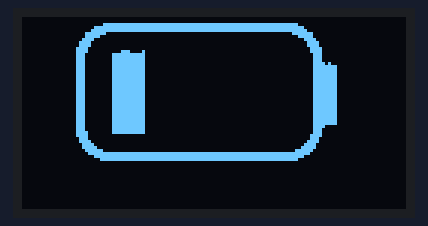
This sketch was run on a simulated Arduino Uno, built with avr-gcc and run on an emulated ATmega328P. On the bench: 128×64 one-colour display.

Above: at 0.1 s.
At 5.1 s:
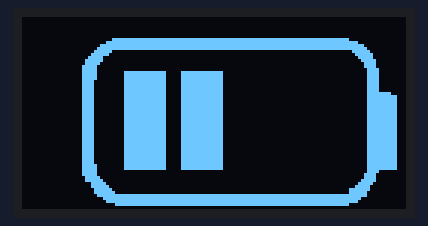
At 10.2 s:
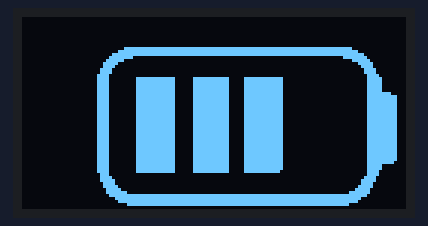
At 15.2 s:
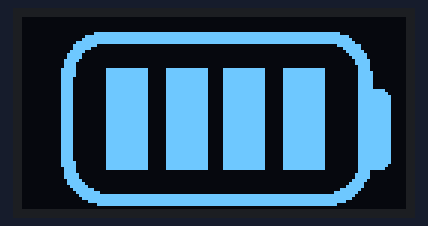

The sketch:

Tugas_Prak_MCU_10.2.ino
```cpp
#include <SPI.h>
#include <Wire.h>
#include <Adafruit_GFX.h>
#include <Adafruit_SSD1306.h>

#define SCREEN_WIDTH 128 // OLED display lebar dalam piksel
#define SCREEN_HEIGHT 64 // OLED display tinggi dalam piksel
#define OLED_RESET     -1 // Reset pin # (or -1 if sharing Arduino reset pin)
Adafruit_SSD1306 display(SCREEN_WIDTH, SCREEN_HEIGHT, &Wire, OLED_RESET);

byte panjang, lebar;
int16_t  x, y;
uint16_t w, h;

// '25 bmp', 91x49px
const unsigned char epd_bitmap_25_bmp [] PROGMEM = {
	0x00, 0x00, 0x00, 0x00, 0x00, 0x00, 0x00, 0x00, 0x00, 0x00, 0x00, 0x00, 0x00, 0x00, 0x00, 0x00,
	0x00, 0x00, 0x00, 0x00, 0x00, 0x00, 0x00, 0x00, 0x00, 0x0f, 0xff, 0xff, 0xff, 0xff, 0xff, 0xff,
	0xff, 0xf8, 0x00, 0x00, 0x00, 0x7f, 0xff, 0xff, 0xff, 0xff, 0xff, 0xff, 0xff, 0xfe, 0x00, 0x00,
	0x00, 0xff, 0xff, 0xff, 0xff, 0xff, 0xff, 0xff, 0xff, 0xff, 0x00, 0x00, 0x03, 0xf8, 0x00, 0x00,
	0x00, 0x00, 0x00, 0x00, 0x00, 0x1f, 0xc0, 0x00, 0x03, 0xe0, 0x00, 0x00, 0x00, 0x00, 0x00, 0x00,
	0x00, 0x07, 0xc0, 0x00, 0x07, 0x80, 0x00, 0x00, 0x00, 0x00, 0x00, 0x00, 0x00, 0x01, 0xe0, 0x00,
	0x0f, 0x00, 0x00, 0x00, 0x00, 0x00, 0x00, 0x00, 0x00, 0x00, 0xf0, 0x00, 0x0f, 0x00, 0x00, 0x00,
	0x00, 0x00, 0x00, 0x00, 0x00, 0x00, 0xf0, 0x00, 0x1e, 0x00, 0x00, 0x00, 0x00, 0x00, 0x00, 0x00,
	0x00, 0x00, 0x78, 0x00, 0x1e, 0x00, 0x38, 0x40, 0x00, 0x00, 0x00, 0x00, 0x00, 0x00, 0x78, 0x00,
	0x1c, 0x01, 0xff, 0xc0, 0x00, 0x00, 0x00, 0x00, 0x00, 0x00, 0x38, 0x00, 0x1c, 0x01, 0xff, 0xc0,
	0x00, 0x00, 0x00, 0x00, 0x00, 0x00, 0x38, 0x00, 0x1c, 0x01, 0xff, 0xc0, 0x00, 0x00, 0x00, 0x00,
	0x00, 0x00, 0x38, 0x00, 0x1c, 0x01, 0xff, 0xc0, 0x00, 0x00, 0x00, 0x00, 0x00, 0x00, 0x3d, 0x00,
	0x1c, 0x01, 0xff, 0xc0, 0x00, 0x00, 0x00, 0x00, 0x00, 0x00, 0x3f, 0xc0, 0x1c, 0x01, 0xff, 0xc0,
	0x00, 0x00, 0x00, 0x00, 0x00, 0x00, 0x3f, 0xc0, 0x1c, 0x01, 0xff, 0xc0, 0x00, 0x00, 0x00, 0x00,
	0x00, 0x00, 0x3f, 0xc0, 0x1c, 0x01, 0xff, 0xc0, 0x00, 0x00, 0x00, 0x00, 0x00, 0x00, 0x3f, 0xc0,
	0x1c, 0x01, 0xff, 0xc0, 0x00, 0x00, 0x00, 0x00, 0x00, 0x00, 0x3f, 0xc0, 0x1c, 0x01, 0xff, 0xc0,
	0x00, 0x00, 0x00, 0x00, 0x00, 0x00, 0x3f, 0xc0, 0x1c, 0x01, 0xff, 0xc0, 0x00, 0x00, 0x00, 0x00,
	0x00, 0x00, 0x3f, 0xc0, 0x1c, 0x01, 0xff, 0xc0, 0x00, 0x00, 0x00, 0x00, 0x00, 0x00, 0x3f, 0xc0,
	0x1c, 0x01, 0xff, 0xc0, 0x00, 0x00, 0x00, 0x00, 0x00, 0x00, 0x3f, 0xc0, 0x1c, 0x01, 0xff, 0xc0,
	0x00, 0x00, 0x00, 0x00, 0x00, 0x00, 0x3f, 0xc0, 0x1c, 0x01, 0xff, 0xc0, 0x00, 0x00, 0x00, 0x00,
	0x00, 0x00, 0x3f, 0xc0, 0x1c, 0x01, 0xff, 0xc0, 0x00, 0x00, 0x00, 0x00, 0x00, 0x00, 0x3f, 0xc0,
	0x1c, 0x01, 0xff, 0xc0, 0x00, 0x00, 0x00, 0x00, 0x00, 0x00, 0x3f, 0xc0, 0x1c, 0x01, 0xff, 0xc0,
	0x00, 0x00, 0x00, 0x00, 0x00, 0x00, 0x3f, 0xc0, 0x1c, 0x01, 0xff, 0xc0, 0x00, 0x00, 0x00, 0x00,
	0x00, 0x00, 0x3f, 0xc0, 0x1c, 0x01, 0xff, 0xc0, 0x00, 0x00, 0x00, 0x00, 0x00, 0x00, 0x3f, 0xc0,
	0x1c, 0x01, 0xff, 0xc0, 0x00, 0x00, 0x00, 0x00, 0x00, 0x00, 0x3f, 0xc0, 0x1c, 0x01, 0xff, 0xc0,
	0x00, 0x00, 0x00, 0x00, 0x00, 0x00, 0x3f, 0xc0, 0x1c, 0x01, 0xff, 0xc0, 0x00, 0x00, 0x00, 0x00,
	0x00, 0x00, 0x3f, 0xc0, 0x1c, 0x01, 0xff, 0xc0, 0x00, 0x00, 0x00, 0x00, 0x00, 0x00, 0x3f, 0xc0,
	0x1c, 0x01, 0xff, 0xc0, 0x00, 0x00, 0x00, 0x00, 0x00, 0x00, 0x3c, 0x00, 0x1c, 0x01, 0xff, 0xc0,
	0x00, 0x00, 0x00, 0x00, 0x00, 0x00, 0x38, 0x00, 0x1e, 0x01, 0xff, 0xc0, 0x00, 0x00, 0x00, 0x00,
	0x00, 0x00, 0x38, 0x00, 0x1e, 0x00, 0x00, 0x00, 0x00, 0x00, 0x00, 0x00, 0x00, 0x00, 0x78, 0x00,
	0x0e, 0x00, 0x00, 0x00, 0x00, 0x00, 0x00, 0x00, 0x00, 0x00, 0x70, 0x00, 0x0f, 0x00, 0x00, 0x00,
	0x00, 0x00, 0x00, 0x00, 0x00, 0x00, 0xf0, 0x00, 0x07, 0x80, 0x00, 0x00, 0x00, 0x00, 0x00, 0x00,
	0x00, 0x01, 0xe0, 0x00, 0x07, 0xc0, 0x00, 0x00, 0x00, 0x00, 0x00, 0x00, 0x00, 0x03, 0xe0, 0x00,
	0x03, 0xf0, 0x00, 0x00, 0x00, 0x00, 0x00, 0x00, 0x00, 0x0f, 0xc0, 0x00, 0x01, 0xff, 0xff, 0xff,
	0xff, 0xff, 0xff, 0xff, 0xff, 0xff, 0x80, 0x00, 0x00, 0x7f, 0xff, 0xff, 0xff, 0xff, 0xff, 0xff,
	0xff, 0xfe, 0x00, 0x00, 0x00, 0x1f, 0xff, 0xff, 0xff, 0xff, 0xff, 0xff, 0xff, 0xf8, 0x00, 0x00,
	0x00, 0x00, 0x00, 0x00, 0x00, 0x00, 0x00, 0x00, 0x00, 0x00, 0x00, 0x00
};

// '50 bmp', 112x64px
const unsigned char epd_bitmap_50_bmp [] PROGMEM = {
	0x00, 0x00, 0x00, 0x00, 0x00, 0x00, 0x00, 0x00, 0x00, 0x00, 0x00, 0x00, 0x00, 0x00, 0x00, 0x00,
	0x00, 0x00, 0x00, 0x00, 0x00, 0x00, 0x00, 0x00, 0x00, 0x00, 0x00, 0x00, 0x00, 0x00, 0x00, 0x00,
	0x00, 0x00, 0x00, 0x00, 0x00, 0x00, 0x00, 0x00, 0x00, 0x00, 0x00, 0x00, 0x00, 0x00, 0x00, 0x00,
	0x00, 0x00, 0x00, 0x00, 0x00, 0x00, 0x00, 0x00, 0x00, 0x00, 0x00, 0x00, 0x00, 0x00, 0x00, 0x00,
	0x00, 0x00, 0x00, 0x00, 0x00, 0x00, 0x00, 0x00, 0x00, 0x00, 0x00, 0x00, 0x00, 0x00, 0x00, 0x00,
	0x00, 0x00, 0x00, 0x00, 0x00, 0x00, 0x00, 0x00, 0x00, 0x00, 0x00, 0x00, 0x00, 0x00, 0x00, 0x00,
	0x00, 0x00, 0x00, 0x01, 0xff, 0xff, 0xff, 0xff, 0xff, 0xff, 0xff, 0xff, 0xff, 0xfc, 0x00, 0x00,
	0x00, 0x07, 0xff, 0xff, 0xff, 0xff, 0xff, 0xff, 0xff, 0xff, 0xff, 0xff, 0x80, 0x00, 0x00, 0x1f,
	0xff, 0xff, 0xff, 0xff, 0xff, 0xff, 0xff, 0xff, 0xff, 0xff, 0xe0, 0x00, 0x00, 0x3f, 0xff, 0xff,
	0xff, 0xff, 0xff, 0xff, 0xff, 0xff, 0xff, 0xff, 0xf0, 0x00, 0x00, 0x7e, 0x00, 0x00, 0x00, 0x00,
	0x00, 0x00, 0x00, 0x00, 0x00, 0x01, 0xf8, 0x00, 0x00, 0xfc, 0x00, 0x00, 0x00, 0x00, 0x00, 0x00,
	0x00, 0x00, 0x00, 0x00, 0xfc, 0x00, 0x01, 0xf0, 0x00, 0x00, 0x00, 0x00, 0x00, 0x00, 0x00, 0x00,
	0x00, 0x00, 0x7c, 0x00, 0x03, 0xf0, 0x00, 0x00, 0x00, 0x00, 0x00, 0x00, 0x00, 0x00, 0x00, 0x00,
	0x3e, 0x00, 0x03, 0xe0, 0x00, 0x00, 0x00, 0x00, 0x00, 0x00, 0x00, 0x00, 0x00, 0x00, 0x1e, 0x00,
	0x07, 0xc0, 0x00, 0x00, 0x00, 0x00, 0x00, 0x00, 0x00, 0x00, 0x00, 0x00, 0x1e, 0x00, 0x07, 0xc0,
	0x00, 0x00, 0x00, 0x00, 0x00, 0x00, 0x00, 0x00, 0x00, 0x00, 0x0f, 0x00, 0x07, 0xc0, 0x1f, 0xff,
	0x83, 0xff, 0xf0, 0x00, 0x00, 0x00, 0x00, 0x00, 0x0f, 0x00, 0x07, 0xc0, 0x1f, 0xff, 0x83, 0xff,
	0xf0, 0x00, 0x00, 0x00, 0x00, 0x00, 0x0f, 0x00, 0x07, 0xc0, 0x1f, 0xff, 0x83, 0xff, 0xf0, 0x00,
	0x00, 0x00, 0x00, 0x00, 0x0f, 0x00, 0x07, 0x80, 0x1f, 0xff, 0x83, 0xff, 0xf0, 0x00, 0x00, 0x00,
	0x00, 0x00, 0x0f, 0x00, 0x07, 0x80, 0x1f, 0xff, 0x83, 0xff, 0xf0, 0x00, 0x00, 0x00, 0x00, 0x00,
	0x0f, 0x00, 0x07, 0x80, 0x1f, 0xff, 0x83, 0xff, 0xf0, 0x00, 0x00, 0x00, 0x00, 0x00, 0x0f, 0x00,
	0x07, 0x80, 0x1f, 0xff, 0x83, 0xff, 0xf0, 0x00, 0x00, 0x00, 0x00, 0x00, 0x0f, 0x00, 0x07, 0x80,
	0x1f, 0xff, 0x83, 0xff, 0xf0, 0x00, 0x00, 0x00, 0x00, 0x00, 0x0f, 0xf0, 0x07, 0x80, 0x1f, 0xff,
	0x83, 0xff, 0xf0, 0x00, 0x00, 0x00, 0x00, 0x00, 0x0f, 0xfc, 0x07, 0x80, 0x1f, 0xff, 0x83, 0xff,
	0xf0, 0x00, 0x00, 0x00, 0x00, 0x00, 0x0f, 0xfc, 0x07, 0x80, 0x1f, 0xff, 0x83, 0xff, 0xf0, 0x00,
	0x00, 0x00, 0x00, 0x00, 0x0f, 0xfc, 0x07, 0x80, 0x1f, 0xff, 0x83, 0xff, 0xf0, 0x00, 0x00, 0x00,
	0x00, 0x00, 0x0f, 0xfc, 0x07, 0x80, 0x1f, 0xff, 0x83, 0xff, 0xf0, 0x00, 0x00, 0x00, 0x00, 0x00,
	0x0f, 0xfc, 0x07, 0x80, 0x1f, 0xff, 0x83, 0xff, 0xf0, 0x00, 0x00, 0x00, 0x00, 0x00, 0x0f, 0xfc,
	0x07, 0x80, 0x1f, 0xff, 0x83, 0xff, 0xf0, 0x00, 0x00, 0x00, 0x00, 0x00, 0x0f, 0xfc, 0x07, 0x80,
	0x1f, 0xff, 0x83, 0xff, 0xf0, 0x00, 0x00, 0x00, 0x00, 0x00, 0x0f, 0xfc, 0x07, 0x80, 0x1f, 0xff,
	0x83, 0xff, 0xf0, 0x00, 0x00, 0x00, 0x00, 0x00, 0x0f, 0xfc, 0x07, 0x80, 0x1f, 0xff, 0x83, 0xff,
	0xf0, 0x00, 0x00, 0x00, 0x00, 0x00, 0x0f, 0xfc, 0x07, 0x80, 0x1f, 0xff, 0x83, 0xff, 0xf0, 0x00,
	0x00, 0x00, 0x00, 0x00, 0x0f, 0xfc, 0x07, 0x80, 0x1f, 0xff, 0x83, 0xff, 0xf0, 0x00, 0x00, 0x00,
	0x00, 0x00, 0x0f, 0xfc, 0x07, 0x80, 0x1f, 0xff, 0x83, 0xff, 0xf0, 0x00, 0x00, 0x00, 0x00, 0x00,
	0x0f, 0xfc, 0x07, 0x80, 0x1f, 0xff, 0x83, 0xff, 0xf0, 0x00, 0x00, 0x00, 0x00, 0x00, 0x0f, 0xfc,
	0x07, 0x80, 0x1f, 0xff, 0x83, 0xff, 0xf0, 0x00, 0x00, 0x00, 0x00, 0x00, 0x0f, 0xfc, 0x07, 0x80,
	0x1f, 0xff, 0x83, 0xff, 0xf0, 0x00, 0x00, 0x00, 0x00, 0x00, 0x0f, 0xfc, 0x07, 0x80, 0x1f, 0xff,
	0x83, 0xff, 0xf0, 0x00, 0x00, 0x00, 0x00, 0x00, 0x0f, 0xfc, 0x07, 0x80, 0x1f, 0xff, 0x83, 0xff,
	0xf0, 0x00, 0x00, 0x00, 0x00, 0x00, 0x0f, 0xfc, 0x07, 0x80, 0x1f, 0xff, 0x83, 0xff, 0xf0, 0x00,
	0x00, 0x00, 0x00, 0x00, 0x0f, 0xfc, 0x07, 0x80, 0x1f, 0xff, 0x83, 0xff, 0xf0, 0x00, 0x00, 0x00,
	0x00, 0x00, 0x0f, 0xfc, 0x07, 0x80, 0x1f, 0xff, 0x83, 0xff, 0xf0, 0x00, 0x00, 0x00, 0x00, 0x00,
	0x0f, 0xfc, 0x07, 0x80, 0x1f, 0xff, 0x83, 0xff, 0xf0, 0x00, 0x00, 0x00, 0x00, 0x00, 0x0f, 0xfc,
	0x07, 0x80, 0x1f, 0xff, 0x83, 0xff, 0xf0, 0x00, 0x00, 0x00, 0x00, 0x00, 0x0f, 0xfc, 0x07, 0xc0,
	0x1f, 0xff, 0x83, 0xff, 0xf0, 0x00, 0x00, 0x00, 0x00, 0x00, 0x0f, 0xfc, 0x07, 0xc0, 0x1f, 0xff,
	0x83, 0xff, 0xf0, 0x00, 0x00, 0x00, 0x00, 0x00, 0x0f, 0xfc, 0x07, 0xc0, 0x00, 0x00, 0x00, 0x00,
	0x00, 0x00, 0x00, 0x00, 0x00, 0x00, 0x0f, 0x00, 0x07, 0xc0, 0x00, 0x00, 0x00, 0x00, 0x00, 0x00,
	0x00, 0x00, 0x00, 0x00, 0x1e, 0x00, 0x03, 0xe0, 0x00, 0x00, 0x00, 0x00, 0x00, 0x00, 0x00, 0x00,
	0x00, 0x00, 0x1e, 0x00, 0x03, 0xf0, 0x00, 0x00, 0x00, 0x00, 0x00, 0x00, 0x00, 0x00, 0x00, 0x00,
	0x3e, 0x00, 0x00, 0xf8, 0x00, 0x00, 0x00, 0x00, 0x00, 0x00, 0x00, 0x00, 0x00, 0x00, 0x7c, 0x00,
	0x00, 0xfc, 0x00, 0x00, 0x00, 0x00, 0x00, 0x00, 0x00, 0x00, 0x00, 0x00, 0xf8, 0x00, 0x00, 0x7e,
	0x00, 0x00, 0x00, 0x00, 0x00, 0x00, 0x00, 0x00, 0x00, 0x03, 0xf8, 0x00, 0x00, 0x7f, 0x00, 0x00,
	0x00, 0x00, 0x00, 0x00, 0x00, 0x00, 0x00, 0x03, 0xf0, 0x00, 0x00, 0x3f, 0xff, 0xff, 0xff, 0xff,
	0xff, 0xff, 0xff, 0xff, 0xff, 0xff, 0xf0, 0x00, 0x00, 0x0f, 0xff, 0xff, 0xff, 0xff, 0xff, 0xff,
	0xff, 0xff, 0xff, 0xff, 0xc0, 0x00, 0x00, 0x07, 0xff, 0xff, 0xff, 0xff, 0xff, 0xff, 0xff, 0xff,
	0xff, 0xff, 0x80, 0x00, 0x00, 0x00, 0xff, 0xff, 0xff, 0xff, 0xff, 0xff, 0xff, 0xff, 0xff, 0xfc,
	0x00, 0x00, 0x00, 0x00, 0x00, 0x00, 0x00, 0x00, 0x00, 0x00, 0x00, 0x00, 0x00, 0x00, 0x00, 0x00
};

// '75 bmp', 112x64px
const unsigned char epd_bitmap_75_bmp [] PROGMEM = {
	0x00, 0x00, 0x00, 0x00, 0x00, 0x00, 0x00, 0x00, 0x00, 0x00, 0x00, 0x00, 0x00, 0x00, 0x00, 0x00,
	0x00, 0x00, 0x00, 0x00, 0x00, 0x00, 0x00, 0x00, 0x00, 0x00, 0x00, 0x00, 0x00, 0x00, 0x00, 0x00,
	0x00, 0x00, 0x00, 0x00, 0x00, 0x00, 0x00, 0x00, 0x00, 0x00, 0x00, 0x00, 0x00, 0x00, 0x00, 0x00,
	0x00, 0x00, 0x00, 0x00, 0x00, 0x00, 0x00, 0x00, 0x00, 0x00, 0x00, 0x00, 0x00, 0x00, 0x00, 0x00,
	0x00, 0x00, 0x00, 0x00, 0x00, 0x00, 0x00, 0x00, 0x00, 0x00, 0x00, 0x00, 0x00, 0x00, 0x00, 0x00,
	0x00, 0x00, 0x00, 0x00, 0x00, 0x00, 0x00, 0x00, 0x00, 0x00, 0x00, 0x00, 0x00, 0x00, 0x00, 0x00,
	0x00, 0x00, 0x00, 0x00, 0x00, 0x00, 0x00, 0x00, 0x00, 0x00, 0x00, 0x00, 0x00, 0x00, 0x00, 0x00,
	0x00, 0x00, 0x00, 0x00, 0x00, 0x00, 0x00, 0x00, 0x00, 0x00, 0x00, 0x00, 0x00, 0x00, 0x00, 0x00,
	0x00, 0x00, 0x00, 0x00, 0x00, 0x00, 0x00, 0x00, 0x00, 0x00, 0x00, 0x00, 0x00, 0x00, 0x1f, 0xff,
	0xff, 0xff, 0xff, 0xff, 0xff, 0xff, 0xff, 0xfe, 0x00, 0x00, 0x00, 0x00, 0x7f, 0xff, 0xff, 0xff,
	0xff, 0xff, 0xff, 0xff, 0xff, 0xff, 0x80, 0x00, 0x00, 0x01, 0xff, 0xff, 0xff, 0xff, 0xff, 0xff,
	0xff, 0xff, 0xff, 0xff, 0xe0, 0x00, 0x00, 0x03, 0xfc, 0x00, 0x00, 0x00, 0x00, 0x00, 0x00, 0x00,
	0x00, 0x0f, 0xf0, 0x00, 0x00, 0x07, 0xe0, 0x00, 0x00, 0x00, 0x00, 0x00, 0x00, 0x00, 0x00, 0x01,
	0xf8, 0x00, 0x00, 0x0f, 0x80, 0x00, 0x00, 0x00, 0x00, 0x00, 0x00, 0x00, 0x00, 0x00, 0x7c, 0x00,
	0x00, 0x0f, 0x00, 0x00, 0x00, 0x00, 0x00, 0x00, 0x00, 0x00, 0x00, 0x00, 0x3c, 0x00, 0x00, 0x1e,
	0x00, 0x00, 0x00, 0x00, 0x00, 0x00, 0x00, 0x00, 0x00, 0x00, 0x1e, 0x00, 0x00, 0x1e, 0x00, 0x00,
	0x00, 0x00, 0x00, 0x00, 0x00, 0x00, 0x00, 0x00, 0x1e, 0x00, 0x00, 0x3c, 0x00, 0x00, 0x00, 0x00,
	0x00, 0x00, 0x00, 0x00, 0x00, 0x00, 0x0f, 0x00, 0x00, 0x3c, 0x01, 0xff, 0xf0, 0x3f, 0xfc, 0x1f,
	0xff, 0x00, 0x00, 0x00, 0x0f, 0x80, 0x00, 0x3c, 0x01, 0xff, 0xf0, 0x3f, 0xfc, 0x1f, 0xff, 0x00,
	0x00, 0x00, 0x0f, 0x80, 0x00, 0x3c, 0x01, 0xff, 0xf0, 0x3f, 0xfc, 0x1f, 0xff, 0x00, 0x00, 0x00,
	0x0f, 0x80, 0x00, 0x3c, 0x01, 0xff, 0xf0, 0x3f, 0xfc, 0x1f, 0xff, 0x00, 0x00, 0x00, 0x0f, 0x80,
	0x00, 0x3c, 0x01, 0xff, 0xf0, 0x3f, 0xfc, 0x1f, 0xff, 0x00, 0x00, 0x00, 0x0f, 0x80, 0x00, 0x3c,
	0x01, 0xff, 0xf0, 0x3f, 0xfc, 0x1f, 0xff, 0x00, 0x00, 0x00, 0x0f, 0xf0, 0x00, 0x3c, 0x01, 0xff,
	0xf0, 0x3f, 0xfc, 0x1f, 0xff, 0x00, 0x00, 0x00, 0x0f, 0xfc, 0x00, 0x3c, 0x01, 0xff, 0xf0, 0x3f,
	0xfc, 0x1f, 0xff, 0x00, 0x00, 0x00, 0x0f, 0xfc, 0x00, 0x3c, 0x01, 0xff, 0xf0, 0x3f, 0xfc, 0x1f,
	0xff, 0x00, 0x00, 0x00, 0x0f, 0xfc, 0x00, 0x3c, 0x01, 0xff, 0xf0, 0x3f, 0xfc, 0x1f, 0xff, 0x00,
	0x00, 0x00, 0x0f, 0xfc, 0x00, 0x3c, 0x01, 0xff, 0xf0, 0x3f, 0xfc, 0x1f, 0xff, 0x00, 0x00, 0x00,
	0x0f, 0xfc, 0x00, 0x3c, 0x01, 0xff, 0xf0, 0x3f, 0xfc, 0x1f, 0xff, 0x00, 0x00, 0x00, 0x0f, 0xfc,
	0x00, 0x3c, 0x01, 0xff, 0xf0, 0x3f, 0xfc, 0x1f, 0xff, 0x00, 0x00, 0x00, 0x0f, 0xfc, 0x00, 0x3c,
	0x01, 0xff, 0xf0, 0x3f, 0xfc, 0x1f, 0xff, 0x00, 0x00, 0x00, 0x0f, 0xfc, 0x00, 0x3c, 0x01, 0xff,
	0xf0, 0x3f, 0xfc, 0x1f, 0xff, 0x00, 0x00, 0x00, 0x0f, 0xfc, 0x00, 0x3c, 0x01, 0xff, 0xf0, 0x3f,
	0xfc, 0x1f, 0xff, 0x00, 0x00, 0x00, 0x0f, 0xfc, 0x00, 0x3c, 0x01, 0xff, 0xf0, 0x3f, 0xfc, 0x1f,
	0xff, 0x00, 0x00, 0x00, 0x0f, 0xfc, 0x00, 0x3c, 0x01, 0xff, 0xf0, 0x3f, 0xfc, 0x1f, 0xff, 0x00,
	0x00, 0x00, 0x0f, 0xfc, 0x00, 0x3c, 0x01, 0xff, 0xf0, 0x3f, 0xfc, 0x1f, 0xff, 0x00, 0x00, 0x00,
	0x0f, 0xfc, 0x00, 0x3c, 0x01, 0xff, 0xf0, 0x3f, 0xfc, 0x1f, 0xff, 0x00, 0x00, 0x00, 0x0f, 0xfc,
	0x00, 0x3c, 0x01, 0xff, 0xf0, 0x3f, 0xfc, 0x1f, 0xff, 0x00, 0x00, 0x00, 0x0f, 0xfc, 0x00, 0x3c,
	0x01, 0xff, 0xf0, 0x3f, 0xfc, 0x1f, 0xff, 0x00, 0x00, 0x00, 0x0f, 0xfc, 0x00, 0x3c, 0x01, 0xff,
	0xf0, 0x3f, 0xfc, 0x1f, 0xff, 0x00, 0x00, 0x00, 0x0f, 0xfc, 0x00, 0x3c, 0x01, 0xff, 0xf0, 0x3f,
	0xfc, 0x1f, 0xff, 0x00, 0x00, 0x00, 0x0f, 0xfc, 0x00, 0x3c, 0x01, 0xff, 0xf0, 0x3f, 0xfc, 0x1f,
	0xff, 0x00, 0x00, 0x00, 0x0f, 0xfc, 0x00, 0x3c, 0x01, 0xff, 0xf0, 0x3f, 0xfc, 0x1f, 0xff, 0x00,
	0x00, 0x00, 0x0f, 0xfc, 0x00, 0x3c, 0x01, 0xff, 0xf0, 0x3f, 0xfc, 0x1f, 0xff, 0x00, 0x00, 0x00,
	0x0f, 0xfc, 0x00, 0x3c, 0x01, 0xff, 0xf0, 0x3f, 0xfc, 0x1f, 0xff, 0x00, 0x00, 0x00, 0x0f, 0xfc,
	0x00, 0x3c, 0x01, 0xff, 0xf0, 0x3f, 0xfc, 0x1f, 0xff, 0x00, 0x00, 0x00, 0x0f, 0xf8, 0x00, 0x3c,
	0x01, 0xff, 0xf0, 0x3f, 0xfc, 0x1f, 0xff, 0x00, 0x00, 0x00, 0x0f, 0x80, 0x00, 0x3c, 0x01, 0xff,
	0xf0, 0x3f, 0xfc, 0x1f, 0xff, 0x00, 0x00, 0x00, 0x0f, 0x80, 0x00, 0x3c, 0x01, 0xff, 0xf0, 0x3f,
	0xfc, 0x1f, 0xfe, 0x00, 0x00, 0x00, 0x0f, 0x00, 0x00, 0x1c, 0x00, 0x00, 0x00, 0x00, 0x00, 0x00,
	0x00, 0x00, 0x00, 0x00, 0x0f, 0x00, 0x00, 0x1e, 0x00, 0x00, 0x00, 0x00, 0x00, 0x00, 0x00, 0x00,
	0x00, 0x00, 0x1e, 0x00, 0x00, 0x1f, 0x00, 0x00, 0x00, 0x00, 0x00, 0x00, 0x00, 0x00, 0x00, 0x00,
	0x3e, 0x00, 0x00, 0x0f, 0x00, 0x00, 0x00, 0x00, 0x00, 0x00, 0x00, 0x00, 0x00, 0x00, 0x3c, 0x00,
	0x00, 0x0f, 0x80, 0x00, 0x00, 0x00, 0x00, 0x00, 0x00, 0x00, 0x00, 0x00, 0x7c, 0x00, 0x00, 0x07,
	0xc0, 0x00, 0x00, 0x00, 0x00, 0x00, 0x00, 0x00, 0x00, 0x00, 0xf8, 0x00, 0x00, 0x07, 0xf0, 0x00,
	0x00, 0x00, 0x00, 0x00, 0x00, 0x00, 0x00, 0x03, 0xf8, 0x00, 0x00, 0x03, 0xff, 0xff, 0xff, 0xff,
	0xff, 0xff, 0xff, 0xff, 0xff, 0xff, 0xf0, 0x00, 0x00, 0x00, 0xff, 0xff, 0xff, 0xff, 0xff, 0xff,
	0xff, 0xff, 0xff, 0xff, 0xc0, 0x00, 0x00, 0x00, 0x7f, 0xff, 0xff, 0xff, 0xff, 0xff, 0xff, 0xff,
	0xff, 0xff, 0x80, 0x00, 0x00, 0x00, 0x0f, 0xff, 0xff, 0xff, 0xff, 0xff, 0xff, 0xff, 0xff, 0xfc,
	0x00, 0x00, 0x00, 0x00, 0x00, 0x00, 0x00, 0x00, 0x00, 0x00, 0x00, 0x00, 0x00, 0x00, 0x00, 0x00
};

// '100bmp', 119x64px
const unsigned char epd_bitmap_100bmp [] PROGMEM = {
	0x00, 0x00, 0x00, 0x00, 0x00, 0x00, 0x00, 0x00, 0x00, 0x00, 0x00, 0x00, 0x00, 0x00, 0x00, 0x00,
	0x00, 0x00, 0x00, 0x00, 0x00, 0x00, 0x00, 0x00, 0x00, 0x00, 0x00, 0x00, 0x00, 0x00, 0x00, 0x00,
	0x00, 0x00, 0x00, 0x00, 0x00, 0x00, 0x00, 0x00, 0x00, 0x00, 0x00, 0x00, 0x00, 0x00, 0x00, 0x00,
	0x00, 0x00, 0x00, 0x00, 0x00, 0x00, 0x00, 0x00, 0x00, 0x00, 0x00, 0x00, 0x00, 0x00, 0x00, 0x00,
	0x00, 0x00, 0x00, 0x00, 0x00, 0x00, 0x00, 0x00, 0x00, 0x00, 0x00, 0x00, 0x00, 0x1f, 0xff, 0xff,
	0xff, 0xff, 0xff, 0xff, 0xff, 0xff, 0xff, 0xf8, 0x00, 0x00, 0x00, 0x00, 0xff, 0xff, 0xff, 0xff,
	0xff, 0xff, 0xff, 0xff, 0xff, 0xff, 0xff, 0x00, 0x00, 0x00, 0x01, 0xff, 0xff, 0xff, 0xff, 0xff,
	0xff, 0xff, 0xff, 0xff, 0xff, 0xff, 0x80, 0x00, 0x00, 0x07, 0xff, 0xff, 0xff, 0xff, 0xff, 0xff,
	0xff, 0xff, 0xff, 0xff, 0xff, 0xc0, 0x00, 0x00, 0x0f, 0xf0, 0x00, 0x00, 0x00, 0x00, 0x00, 0x00,
	0x00, 0x00, 0x00, 0x0f, 0xf0, 0x00, 0x00, 0x0f, 0xc0, 0x00, 0x00, 0x00, 0x00, 0x00, 0x00, 0x00,
	0x00, 0x00, 0x03, 0xf0, 0x00, 0x00, 0x1f, 0x00, 0x00, 0x00, 0x00, 0x00, 0x00, 0x00, 0x00, 0x00,
	0x00, 0x01, 0xf8, 0x00, 0x00, 0x3e, 0x00, 0x00, 0x00, 0x00, 0x00, 0x00, 0x00, 0x00, 0x00, 0x00,
	0x00, 0xfc, 0x00, 0x00, 0x3e, 0x00, 0x00, 0x00, 0x00, 0x00, 0x00, 0x00, 0x00, 0x00, 0x00, 0x00,
	0x7c, 0x00, 0x00, 0x7c, 0x00, 0x00, 0x00, 0x00, 0x00, 0x00, 0x00, 0x00, 0x00, 0x00, 0x00, 0x3e,
	0x00, 0x00, 0x78, 0x00, 0x00, 0x00, 0x00, 0x00, 0x00, 0x00, 0x00, 0x00, 0x00, 0x00, 0x3e, 0x00,
	0x00, 0x78, 0x00, 0x00, 0x00, 0x00, 0x00, 0x00, 0x00, 0x00, 0x00, 0x00, 0x00, 0x1e, 0x00, 0x00,
	0xf8, 0x01, 0xff, 0xf8, 0x1f, 0xff, 0x83, 0xff, 0xf0, 0x3f, 0xff, 0x00, 0x1e, 0x00, 0x00, 0xf8,
	0x01, 0xff, 0xf8, 0x1f, 0xff, 0x83, 0xff, 0xf0, 0x3f, 0xff, 0x00, 0x1f, 0x00, 0x00, 0xf8, 0x01,
	0xff, 0xf8, 0x1f, 0xff, 0x83, 0xff, 0xf0, 0x3f, 0xff, 0x00, 0x1f, 0x00, 0x00, 0xf0, 0x01, 0xff,
	0xf8, 0x1f, 0xff, 0x83, 0xff, 0xf0, 0x3f, 0xff, 0x00, 0x1f, 0x00, 0x00, 0xf0, 0x01, 0xff, 0xf8,
	0x1f, 0xff, 0x83, 0xff, 0xf0, 0x3f, 0xff, 0x00, 0x1f, 0x00, 0x00, 0xf0, 0x01, 0xff, 0xf8, 0x1f,
	0xff, 0x83, 0xff, 0xf0, 0x3f, 0xff, 0x00, 0x1f, 0x00, 0x00, 0xf0, 0x01, 0xff, 0xf8, 0x1f, 0xff,
	0x83, 0xff, 0xf0, 0x3f, 0xff, 0x00, 0x1f, 0x00, 0x00, 0xf0, 0x01, 0xff, 0xf8, 0x1f, 0xff, 0x83,
	0xff, 0xf0, 0x3f, 0xff, 0x00, 0x1f, 0xf0, 0x00, 0xf0, 0x01, 0xff, 0xf8, 0x1f, 0xff, 0x83, 0xff,
	0xf0, 0x3f, 0xff, 0x00, 0x1f, 0xf8, 0x00, 0xf0, 0x01, 0xff, 0xf8, 0x1f, 0xff, 0x83, 0xff, 0xf0,
	0x3f, 0xff, 0x00, 0x1f, 0xfc, 0x00, 0xf0, 0x01, 0xff, 0xf8, 0x1f, 0xff, 0x83, 0xff, 0xf0, 0x3f,
	0xff, 0x00, 0x1f, 0xfc, 0x00, 0xf0, 0x01, 0xff, 0xf8, 0x1f, 0xff, 0x83, 0xff, 0xf0, 0x3f, 0xff,
	0x00, 0x1f, 0xfc, 0x00, 0xf0, 0x01, 0xff, 0xf8, 0x1f, 0xff, 0x83, 0xff, 0xf0, 0x3f, 0xff, 0x00,
	0x1f, 0xfc, 0x00, 0xf0, 0x01, 0xff, 0xf8, 0x1f, 0xff, 0x83, 0xff, 0xf0, 0x3f, 0xff, 0x00, 0x1f,
	0xfc, 0x00, 0xf0, 0x01, 0xff, 0xf8, 0x1f, 0xff, 0x83, 0xff, 0xf0, 0x3f, 0xff, 0x00, 0x1f, 0xfc,
	0x00, 0xf0, 0x01, 0xff, 0xf8, 0x1f, 0xff, 0x83, 0xff, 0xf0, 0x3f, 0xff, 0x00, 0x1f, 0xfc, 0x00,
	0xf0, 0x01, 0xff, 0xf8, 0x1f, 0xff, 0x83, 0xff, 0xf0, 0x3f, 0xff, 0x00, 0x1f, 0xfc, 0x00, 0xf0,
	0x01, 0xff, 0xf8, 0x1f, 0xff, 0x83, 0xff, 0xf0, 0x3f, 0xff, 0x00, 0x1f, 0xfc, 0x00, 0xf0, 0x01,
	0xff, 0xf8, 0x1f, 0xff, 0x83, 0xff, 0xf0, 0x3f, 0xff, 0x00, 0x1f, 0xfc, 0x00, 0xf0, 0x01, 0xff,
	0xf8, 0x1f, 0xff, 0x83, 0xff, 0xf0, 0x3f, 0xff, 0x00, 0x1f, 0xfc, 0x00, 0xf0, 0x01, 0xff, 0xf8,
	0x1f, 0xff, 0x83, 0xff, 0xf0, 0x3f, 0xff, 0x00, 0x1f, 0xfc, 0x00, 0xf0, 0x01, 0xff, 0xf8, 0x1f,
	0xff, 0x83, 0xff, 0xf0, 0x3f, 0xff, 0x00, 0x1f, 0xfc, 0x00, 0xf0, 0x01, 0xff, 0xf8, 0x1f, 0xff,
	0x83, 0xff, 0xf0, 0x3f, 0xff, 0x00, 0x1f, 0xfc, 0x00, 0xf0, 0x01, 0xff, 0xf8, 0x1f, 0xff, 0x83,
	0xff, 0xf0, 0x3f, 0xff, 0x00, 0x1f, 0xfc, 0x00, 0xf0, 0x01, 0xff, 0xf8, 0x1f, 0xff, 0x83, 0xff,
	0xf0, 0x3f, 0xff, 0x00, 0x1f, 0xfc, 0x00, 0xf0, 0x01, 0xff, 0xf8, 0x1f, 0xff, 0x83, 0xff, 0xf0,
	0x3f, 0xff, 0x00, 0x1f, 0xfc, 0x00, 0xf0, 0x01, 0xff, 0xf8, 0x1f, 0xff, 0x83, 0xff, 0xf0, 0x3f,
	0xff, 0x00, 0x1f, 0xfc, 0x00, 0xf0, 0x01, 0xff, 0xf8, 0x1f, 0xff, 0x83, 0xff, 0xf0, 0x3f, 0xff,
	0x00, 0x1f, 0xfc, 0x00, 0xf0, 0x01, 0xff, 0xf8, 0x1f, 0xff, 0x83, 0xff, 0xf0, 0x3f, 0xff, 0x00,
	0x1f, 0xfc, 0x00, 0xf0, 0x01, 0xff, 0xf8, 0x1f, 0xff, 0x83, 0xff, 0xf0, 0x3f, 0xff, 0x00, 0x1f,
	0xfc, 0x00, 0xf0, 0x01, 0xff, 0xf8, 0x1f, 0xff, 0x83, 0xff, 0xf0, 0x3f, 0xff, 0x00, 0x1f, 0xfc,
	0x00, 0xf8, 0x01, 0xff, 0xf8, 0x1f, 0xff, 0x83, 0xff, 0xf0, 0x3f, 0xff, 0x00, 0x1f, 0xfc, 0x00,
	0xf8, 0x01, 0xff, 0xf8, 0x1f, 0xff, 0x83, 0xff, 0xf0, 0x3f, 0xff, 0x00, 0x1f, 0xf8, 0x00, 0x78,
	0x01, 0xff, 0xf8, 0x1f, 0xff, 0x83, 0xff, 0xf0, 0x3f, 0xff, 0x00, 0x1f, 0xf0, 0x00, 0x78, 0x00,
	0x00, 0x00, 0x00, 0x00, 0x00, 0x00, 0x00, 0x00, 0x00, 0x00, 0x1e, 0x00, 0x00, 0x7c, 0x00, 0x00,
	0x00, 0x00, 0x00, 0x00, 0x00, 0x00, 0x00, 0x00, 0x00, 0x3e, 0x00, 0x00, 0x7c, 0x00, 0x00, 0x00,
	0x00, 0x00, 0x00, 0x00, 0x00, 0x00, 0x00, 0x00, 0x3e, 0x00, 0x00, 0x3e, 0x00, 0x00, 0x00, 0x00,
	0x00, 0x00, 0x00, 0x00, 0x00, 0x00, 0x00, 0x7c, 0x00, 0x00, 0x3f, 0x00, 0x00, 0x00, 0x00, 0x00,
	0x00, 0x00, 0x00, 0x00, 0x00, 0x00, 0xf8, 0x00, 0x00, 0x1f, 0x80, 0x00, 0x00, 0x00, 0x00, 0x00,
	0x00, 0x00, 0x00, 0x00, 0x01, 0xf8, 0x00, 0x00, 0x0f, 0xe0, 0x00, 0x00, 0x00, 0x00, 0x00, 0x00,
	0x00, 0x00, 0x00, 0x07, 0xf0, 0x00, 0x00, 0x07, 0xf8, 0x00, 0x00, 0x00, 0x00, 0x00, 0x00, 0x00,
	0x00, 0x00, 0x1f, 0xe0, 0x00, 0x00, 0x03, 0xff, 0xff, 0xff, 0xff, 0xff, 0xff, 0xff, 0xff, 0xff,
	0xff, 0xff, 0xc0, 0x00, 0x00, 0x01, 0xff, 0xff, 0xff, 0xff, 0xff, 0xff, 0xff, 0xff, 0xff, 0xff,
	0xff, 0x80, 0x00, 0x00, 0x00, 0x7f, 0xff, 0xff, 0xff, 0xff, 0xff, 0xff, 0xff, 0xff, 0xff, 0xfe,
	0x00, 0x00, 0x00, 0x00, 0x0f, 0xff, 0xff, 0xff, 0xff, 0xff, 0xff, 0xff, 0xff, 0xff, 0xf0, 0x00,
	0x00, 0x00, 0x00, 0x00, 0x00, 0x00, 0x00, 0x00, 0x00, 0x00, 0x00, 0x00, 0x00, 0x00, 0x00, 0x00
};

void setup() {
display.drawBitmap(15,0,epd_bitmap_25_bmp,91,49,SSD1306_WHITE);
display.display();
delay(5000);

display.clearDisplay();
display.drawBitmap(15,0,epd_bitmap_50_bmp,112,64,SSD1306_WHITE);
display.display();
delay(5000);

display.clearDisplay();
display.drawBitmap(15,0,epd_bitmap_75_bmp,112,64,SSD1306_WHITE);
display.display();
delay(5000);

display.clearDisplay();
display.drawBitmap(5,0,epd_bitmap_100bmp,119,64,SSD1306_WHITE);
display.display();
}

void loop() {
}
```

Measured:
- what the display in image 1 shows lasts 5.0 s, from 5.1 s to 10.1 s
